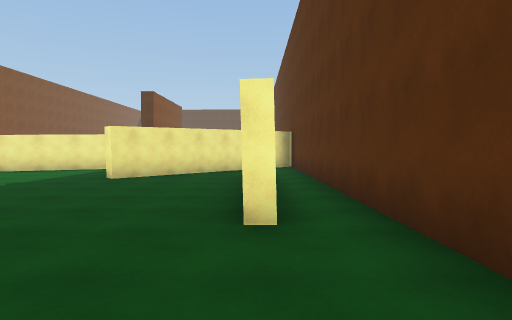
view 1 (above)

18 first-person views from a walk through a 3-D level made in the Unity game engine. The camera is 1.4 m above the floor, tilts 2° down and sees 75° across. The floor is counted in squares, 2 m on a side. Each view is taken from the middle of a square. On the plan, view 1 faces up. The plan holds only what a view shows up to about 10 squares ahead; the rest is blank. The place goes on beyond the plan. The player character is not drawn. Door leaves are left out, so doorways stand open.

view 2
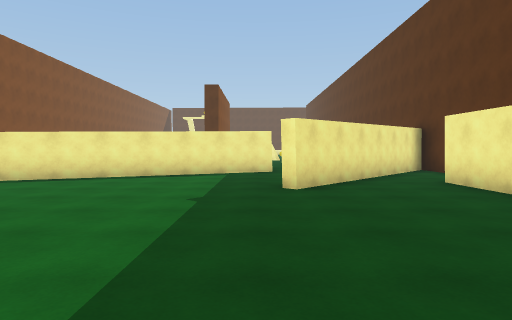

view 3
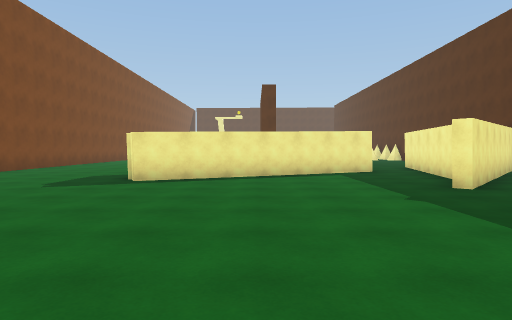

view 4
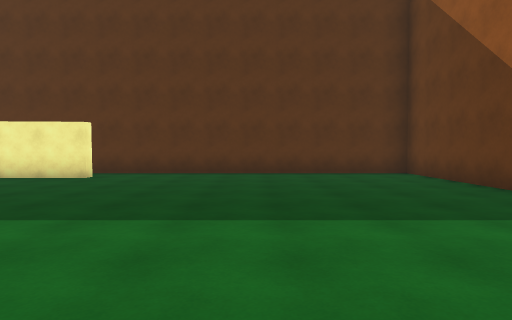

view 5
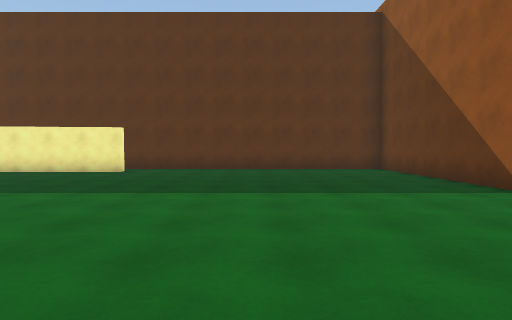

view 6
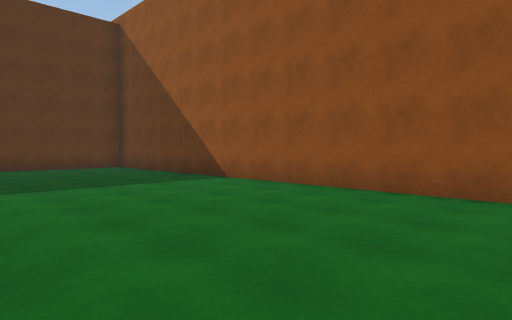

view 7
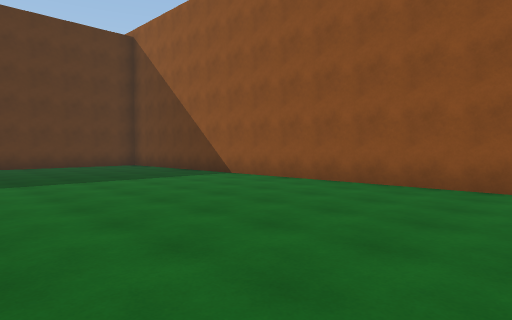

view 8
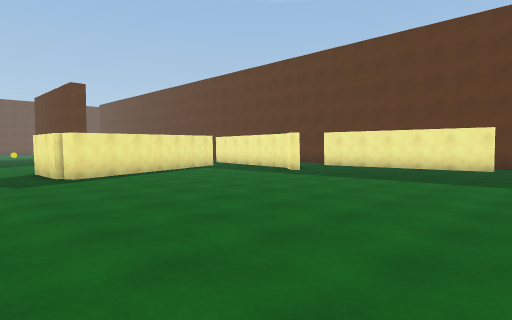

view 9
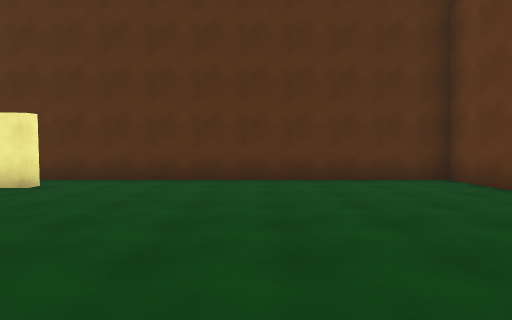

view 10
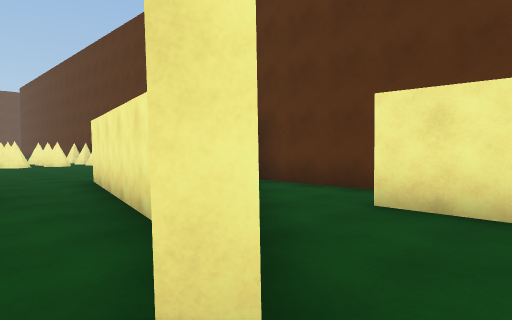

view 11
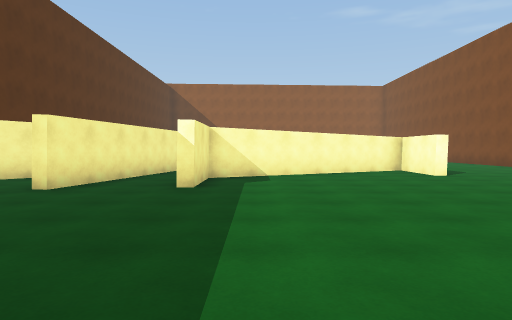

view 12
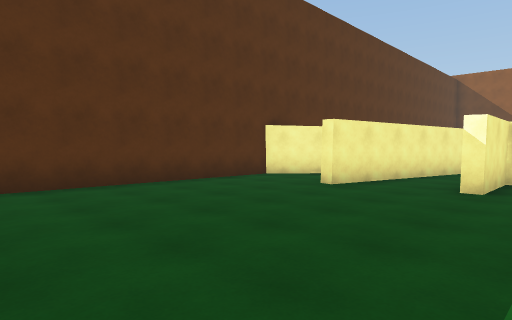

view 13
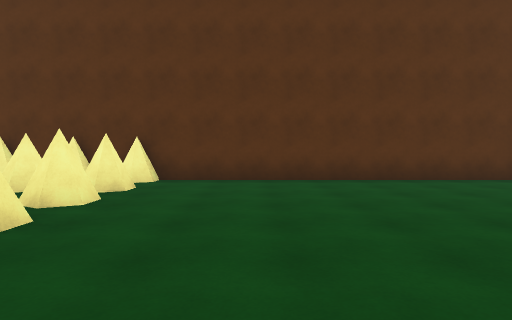

view 14
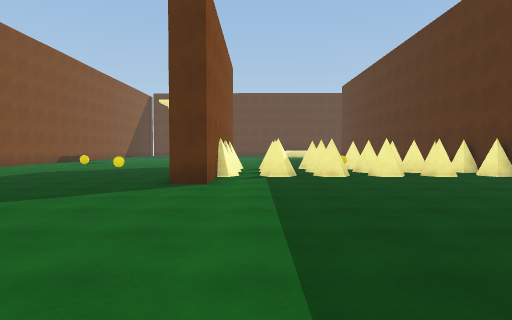

view 15
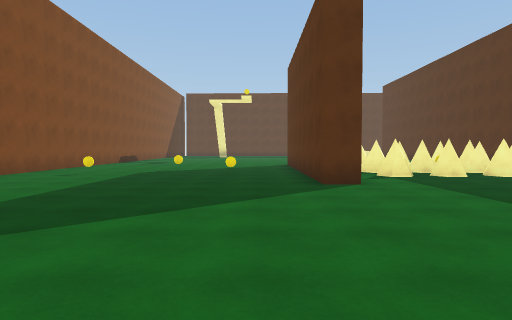

view 16
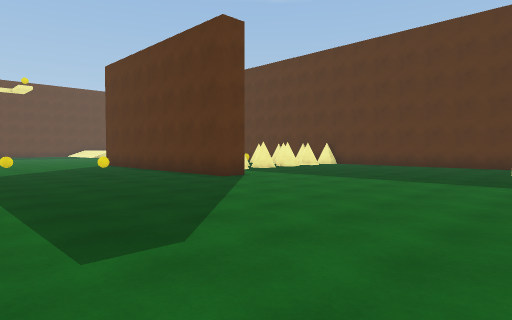

view 17
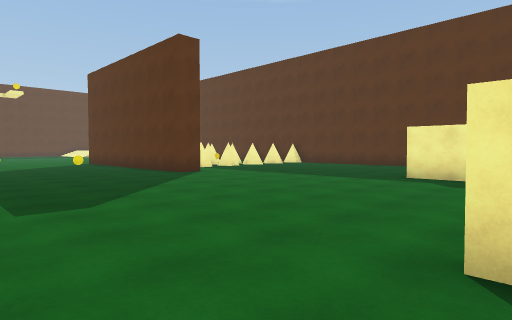

view 18
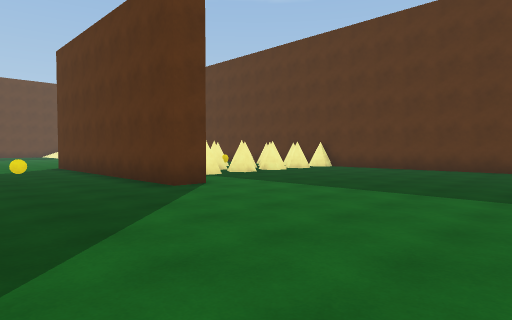

### Floor plan
Points are (right, up) in squares from view 1. A wall is a line through its corners. A room is listed if a view was taken in it or the views show most of it. See-through windows are left out.
Room 1 (views 1, 2, 3, 4, 5, 6, 7, 8, 9, 10, 17)
walls: (0.2, 3) (-0.1, 3) (-0.1, 8.9); (-2.6, 9.5) (-1.8, 13.2); (-9.9, 9.5) (-9.9, 11.5); (-11.2, -5.3) (1.4, -5.3) (1.4, 12.4); (-3.4, 12) (-9.7, 9); (0.7, 12.1) (-3.3, 7.7) (-3.6, 7.9)
ways out: opening at (-11.5, 10.5) to room 2; opening at (-3, 13) to room 2
Room 2 (views 11, 12, 13, 14, 15, 16, 18)
walls: (-5.9, 21.2) (-5.9, 19.5) (-6.7, 19.5) (-6.7, 21); (-4.5, 21.2) (-4.8, 21.6); (-5.5, 21.7) (-5.8, 21.2); (-1.8, 13.2) (-1.5, 14.4) (-1.1, 14.3); (-2.9, 22.6) (-3.2, 22.6) (-3.4, 23); (-9.9, 11.5) (-9.6, 11.5) (-9.6, 10); (-0.7, 21.4) (-0.4, 21.9); (-8.5, 10) (-3.9, 12.2) (-3.9, 14.1) (-3.5, 14.1); (0.3, 12.1) (1.4, 13.3) (1.4, 23.1); (0, 22.6) (-0.5, 22.6); (1.4, 21.3) (1, 21.3) (0.9, 21.5)
ways out: opening at (-11.5, 10.5) to room 1; opening at (-3, 13) to room 1; open door at (-9.5, 21) to room 3; open door at (-9, 23) to room 3
Room 3 (no view inside)
walls: (-6.7, 21) (-6.7, 23.5)
ways out: open door at (-9.5, 21) to room 2; open door at (-9, 23) to room 2
objects: other object (-12, 22); other object (-9, 22)

Where each view was taken, in squares from view 1:
view 1: 0 up, 0 right, facing up
view 2: 2 up, 4 left, facing up
view 3: 2 up, 7 left, facing up
view 4: 1 down, 8 left, facing right
view 5: 1 down, 10 left, facing right
view 6: 0 up, 11 left, facing down-right
view 7: 1 up, 12 left, facing down-right
view 8: 1 up, 12 left, facing up-right
view 9: 1 down, 6 left, facing right
view 10: 7 up, 4 left, facing up-right
view 11: 20 up, 5 left, facing down
view 12: 20 up, 5 left, facing down-right
view 13: 19 up, 6 left, facing right
view 14: 13 up, 5 left, facing up
view 15: 13 up, 8 left, facing up
view 16: 13 up, 12 left, facing up-right
view 17: 11 up, 12 left, facing up-right
view 18: 14 up, 10 left, facing up-right
